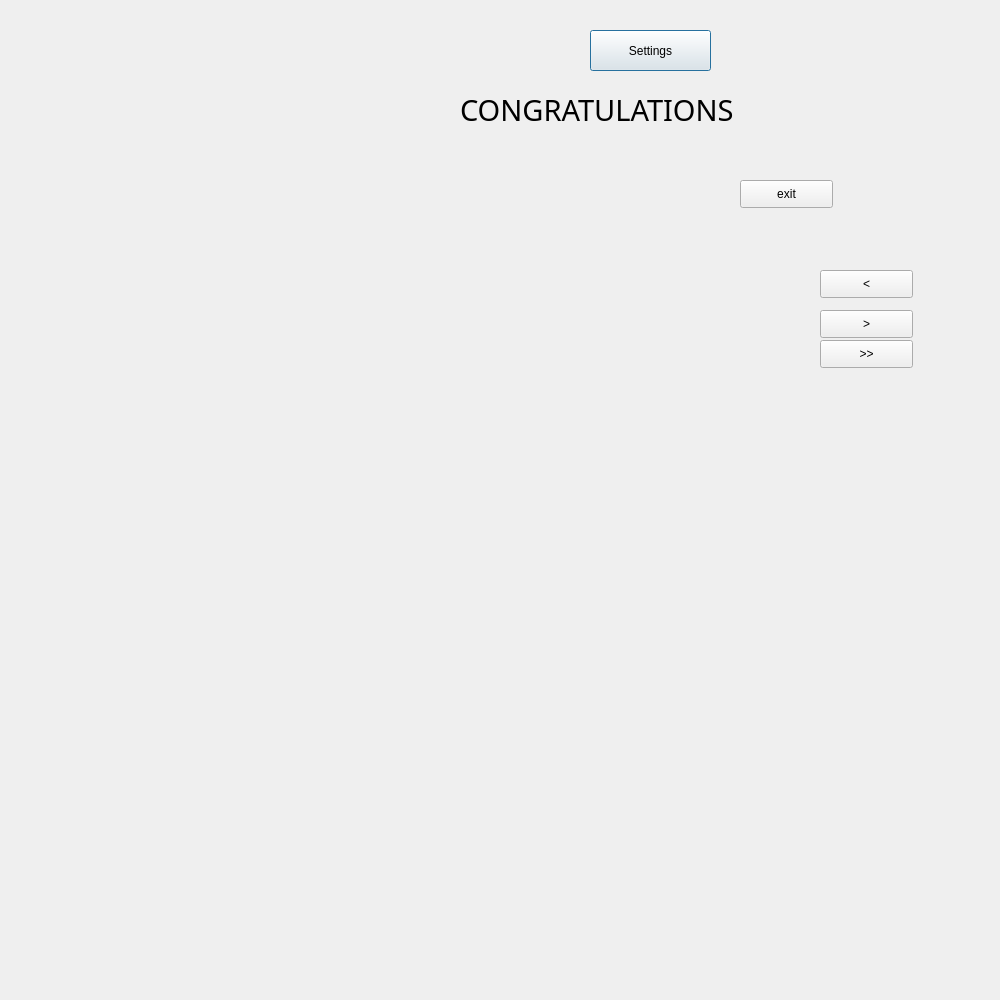
<?xml version="1.0" encoding="UTF-8"?>
<ui version="4.0">
 <class>puzzle</class>
 <widget class="QDialog" name="puzzle">
  <property name="geometry">
   <rect>
    <x>0</x>
    <y>0</y>
    <width>1000</width>
    <height>1000</height>
   </rect>
  </property>
  <property name="minimumSize">
   <size>
    <width>1000</width>
    <height>1000</height>
   </size>
  </property>
  <property name="maximumSize">
   <size>
    <width>10000</width>
    <height>10000</height>
   </size>
  </property>
  <property name="windowTitle">
   <string>Dialog</string>
  </property>
  <widget class="QWidget" name="gridLayoutWidget">
   <property name="geometry">
    <rect>
     <x>210</x>
     <y>220</y>
     <width>396</width>
     <height>181</height>
    </rect>
   </property>
   <layout class="QGridLayout" name="gridLayout">
    <property name="sizeConstraint">
     <enum>QLayout::SetFixedSize</enum>
    </property>
   </layout>
  </widget>
  <widget class="QWidget" name="gridLayoutWidget_2">
   <property name="geometry">
    <rect>
     <x>50</x>
     <y>10</y>
     <width>151</width>
     <height>121</height>
    </rect>
   </property>
   <layout class="QGridLayout" name="gridLayout_3">
    <property name="sizeConstraint">
     <enum>QLayout::SetFixedSize</enum>
    </property>
   </layout>
  </widget>
  <widget class="QPushButton" name="pushButton">
   <property name="geometry">
    <rect>
     <x>590</x>
     <y>30</y>
     <width>121</width>
     <height>41</height>
    </rect>
   </property>
   <property name="text">
    <string>Settings</string>
   </property>
  </widget>
  <widget class="QPushButton" name="pushButton_2">
   <property name="geometry">
    <rect>
     <x>820</x>
     <y>340</y>
     <width>93</width>
     <height>28</height>
    </rect>
   </property>
   <property name="text">
    <string>&gt;&gt;</string>
   </property>
  </widget>
  <widget class="QPushButton" name="pushButton_3">
   <property name="geometry">
    <rect>
     <x>740</x>
     <y>180</y>
     <width>93</width>
     <height>28</height>
    </rect>
   </property>
   <property name="text">
    <string>exit</string>
   </property>
  </widget>
  <widget class="QLabel" name="label">
   <property name="geometry">
    <rect>
     <x>460</x>
     <y>20</y>
     <width>394</width>
     <height>179</height>
    </rect>
   </property>
   <property name="font">
    <font>
     <family>Jokerman</family>
     <pointsize>22</pointsize>
    </font>
   </property>
   <property name="text">
    <string>CONGRATULATIONS</string>
   </property>
  </widget>
  <widget class="QPushButton" name="pushButton_4">
   <property name="geometry">
    <rect>
     <x>820</x>
     <y>270</y>
     <width>93</width>
     <height>28</height>
    </rect>
   </property>
   <property name="text">
    <string>&lt;</string>
   </property>
  </widget>
  <widget class="QPushButton" name="pushButton_5">
   <property name="geometry">
    <rect>
     <x>820</x>
     <y>310</y>
     <width>93</width>
     <height>28</height>
    </rect>
   </property>
   <property name="text">
    <string>&gt;</string>
   </property>
  </widget>
 </widget>
 <resources/>
 <connections/>
</ui>
